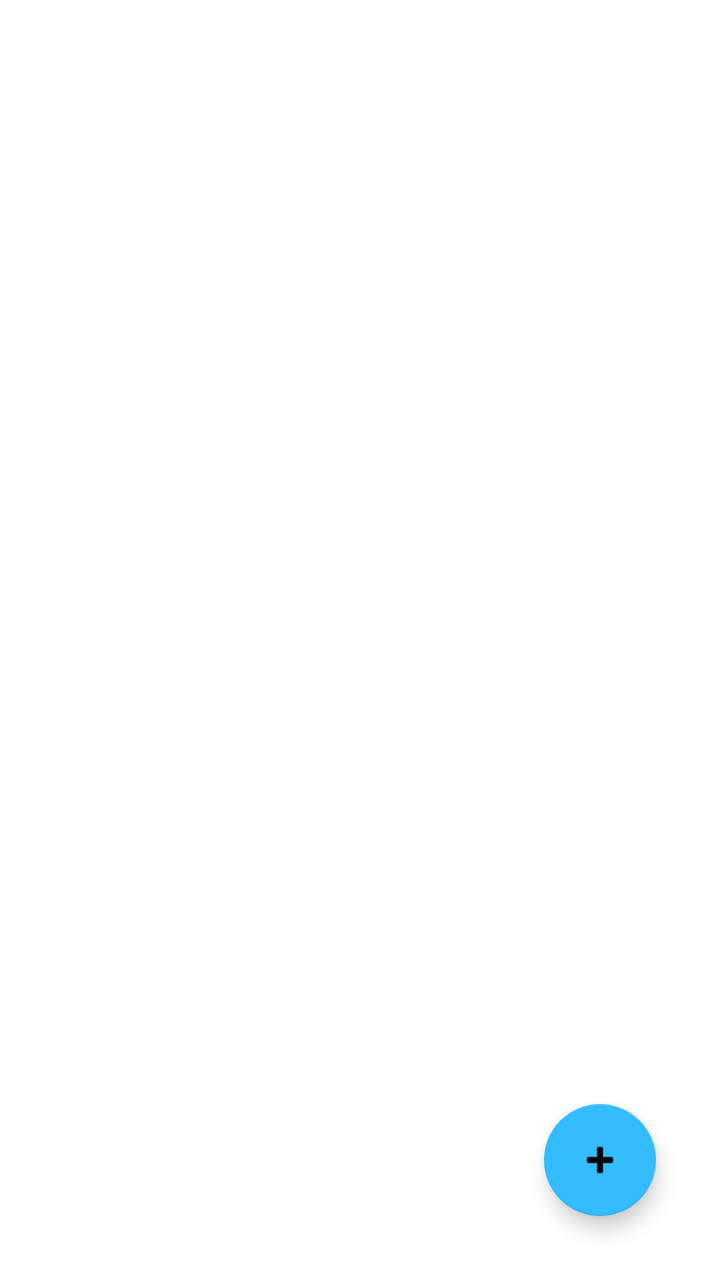
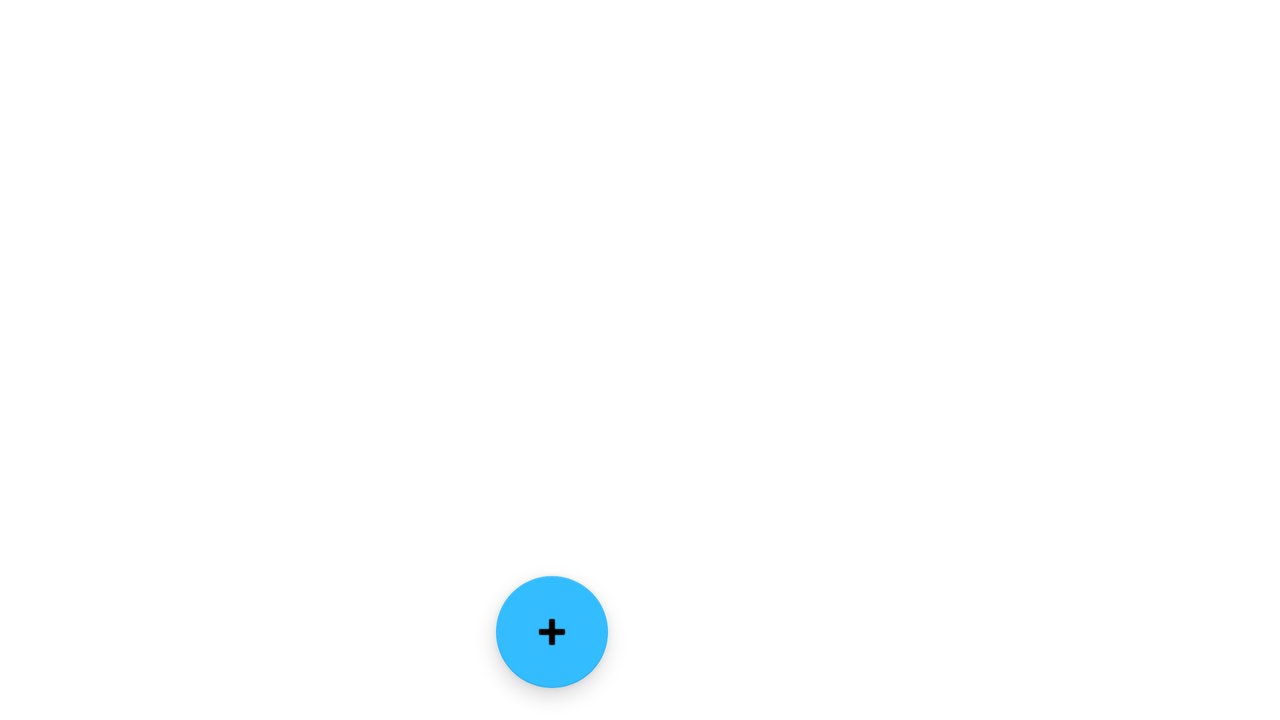

The same Android screen from two of the app's own layout files: first res/layout/ as a phone draws it, then the author's variant for another configuration, drawn on a device whose configuration selects that folder. Both files follow.
<!-- AndroidManifest.xml: application theme Base.Theme.MyShoppingList -->
<!-- res/layout/activity_main.xml -->
<?xml version="1.0" encoding="utf-8"?>
<androidx.constraintlayout.widget.ConstraintLayout xmlns:android="http://schemas.android.com/apk/res/android"
    xmlns:app="http://schemas.android.com/apk/res-auto"
    xmlns:tools="http://schemas.android.com/tools"
    android:layout_width="match_parent"
    android:layout_height="match_parent"
    tools:context=".presentation.MainActivity">

    <androidx.recyclerview.widget.RecyclerView
        android:id="@+id/recyclerView"
        android:layout_width="match_parent"
        android:layout_height="match_parent"
        app:layout_constraintBottom_toBottomOf="parent"
        app:layout_constraintEnd_toEndOf="parent"
        app:layout_constraintStart_toStartOf="parent"
        app:layout_constraintTop_toTopOf="parent"
        tools:listitem="@layout/item_shop_enabled" />

    <com.google.android.material.floatingactionbutton.FloatingActionButton
        android:id="@+id/floatingActionButton"
        android:layout_width="wrap_content"
        android:layout_height="wrap_content"
        android:layout_marginEnd="32dp"
        android:layout_marginBottom="32dp"
        android:clickable="true"
        android:src="@android:drawable/ic_input_add"
        app:backgroundTint="#33BCFF"
        app:layout_constraintBottom_toBottomOf="parent"
        app:layout_constraintEnd_toEndOf="parent" />

</androidx.constraintlayout.widget.ConstraintLayout>
<!-- res/layout/item_shop_enabled.xml (included above) -->
<?xml version="1.0" encoding="utf-8"?>
<androidx.constraintlayout.widget.ConstraintLayout xmlns:android="http://schemas.android.com/apk/res/android"
    xmlns:app="http://schemas.android.com/apk/res-auto"
    android:id="@+id/view2"
    android:layout_width="match_parent"
    android:layout_height="wrap_content">

    <androidx.cardview.widget.CardView
        android:layout_width="match_parent"
        android:layout_height="75dp"
        app:cardBackgroundColor="#C37CB342"
        app:cardCornerRadius="7dp"
        app:cardElevation="1dp"
        app:cardUseCompatPadding="true"
        app:layout_constraintBottom_toBottomOf="parent"
        app:layout_constraintEnd_toEndOf="parent"
        app:layout_constraintHorizontal_bias="0.0"
        app:layout_constraintStart_toStartOf="parent"
        app:layout_constraintTop_toTopOf="parent"
        app:layout_constraintVertical_bias="0.0">

        <LinearLayout
            android:layout_width="match_parent"
            android:layout_height="match_parent"
            android:layout_margin="10dp"
            android:gravity="center"
            android:orientation="horizontal">

            <TextView
                android:id="@+id/tvText"
                android:layout_width="309dp"
                android:layout_height="wrap_content"
                android:layout_weight="1"
                android:text="TextView"
                android:textColor="#FFFFFF" />

            <TextView
                android:id="@+id/tv_count"
                android:layout_width="wrap_content"
                android:layout_height="wrap_content"
                android:layout_weight="1"
                android:gravity="center"
                android:text="0"
                android:textColor="#FFFFFF"
                android:textSize="16sp" />
        </LinearLayout>
    </androidx.cardview.widget.CardView>
</androidx.constraintlayout.widget.ConstraintLayout>
<!-- resources referenced by this layout -->
<resources>
  <style name="Base.Theme.MyShoppingList" parent="Theme.MaterialComponents.DayNight.DarkActionBar">
          <item name="colorPrimary">@color/green</item>
          <item name="android:navigationBarColor">@android:color/transparent</item>
          <item name="android:statusBarColor">@android:color/transparent</item>
          <item name="android:windowLightStatusBar">?attr/isLightTheme</item>
  
  
      </style>
</resources>
<!-- res/layout-land/activity_main.xml (the author's variant of the layout above) -->
<!-- drawn on the phone turned sideways -->
<?xml version="1.0" encoding="utf-8"?>
<androidx.constraintlayout.widget.ConstraintLayout xmlns:android="http://schemas.android.com/apk/res/android"
    xmlns:app="http://schemas.android.com/apk/res-auto"
    xmlns:tools="http://schemas.android.com/tools"
    android:layout_width="match_parent"
    android:layout_height="match_parent"
    tools:context=".presentation.MainActivity">

    <androidx.recyclerview.widget.RecyclerView
        android:id="@+id/recyclerView"
        android:layout_width="0dp"
        android:layout_height="match_parent"
        app:layout_constraintBottom_toBottomOf="parent"
        app:layout_constraintEnd_toStartOf="@+id/guideline_fragment"
        app:layout_constraintStart_toStartOf="parent"
        app:layout_constraintTop_toTopOf="parent"
        app:layout_constraintVertical_bias="0.0"
        tools:listitem="@layout/item_shop_enabled" />

    <com.google.android.material.floatingactionbutton.FloatingActionButton
        android:id="@+id/floatingActionButton"
        android:layout_width="wrap_content"
        android:layout_height="wrap_content"
        android:layout_marginEnd="16dp"
        android:layout_marginBottom="16dp"
        android:clickable="true"
        android:src="@android:drawable/ic_input_add"
        app:backgroundTint="#33BCFF"
        app:layout_constraintBottom_toBottomOf="parent"
        app:layout_constraintEnd_toStartOf="@+id/guideline_fragment" />

    <androidx.constraintlayout.widget.Guideline
        android:id="@+id/guideline_fragment"
        android:layout_width="wrap_content"
        android:layout_height="wrap_content"
        android:orientation="vertical"
        app:layout_constraintGuide_percent="0.5" />

    <androidx.fragment.app.FragmentContainerView
        android:id="@+id/fragment_holder"
        android:layout_width="0dp"
        android:layout_height="0dp"
        app:layout_constraintBottom_toBottomOf="parent"
        app:layout_constraintEnd_toEndOf="parent"
        app:layout_constraintStart_toStartOf="@+id/guideline_fragment"
        app:layout_constraintTop_toTopOf="parent" />

</androidx.constraintlayout.widget.ConstraintLayout>
